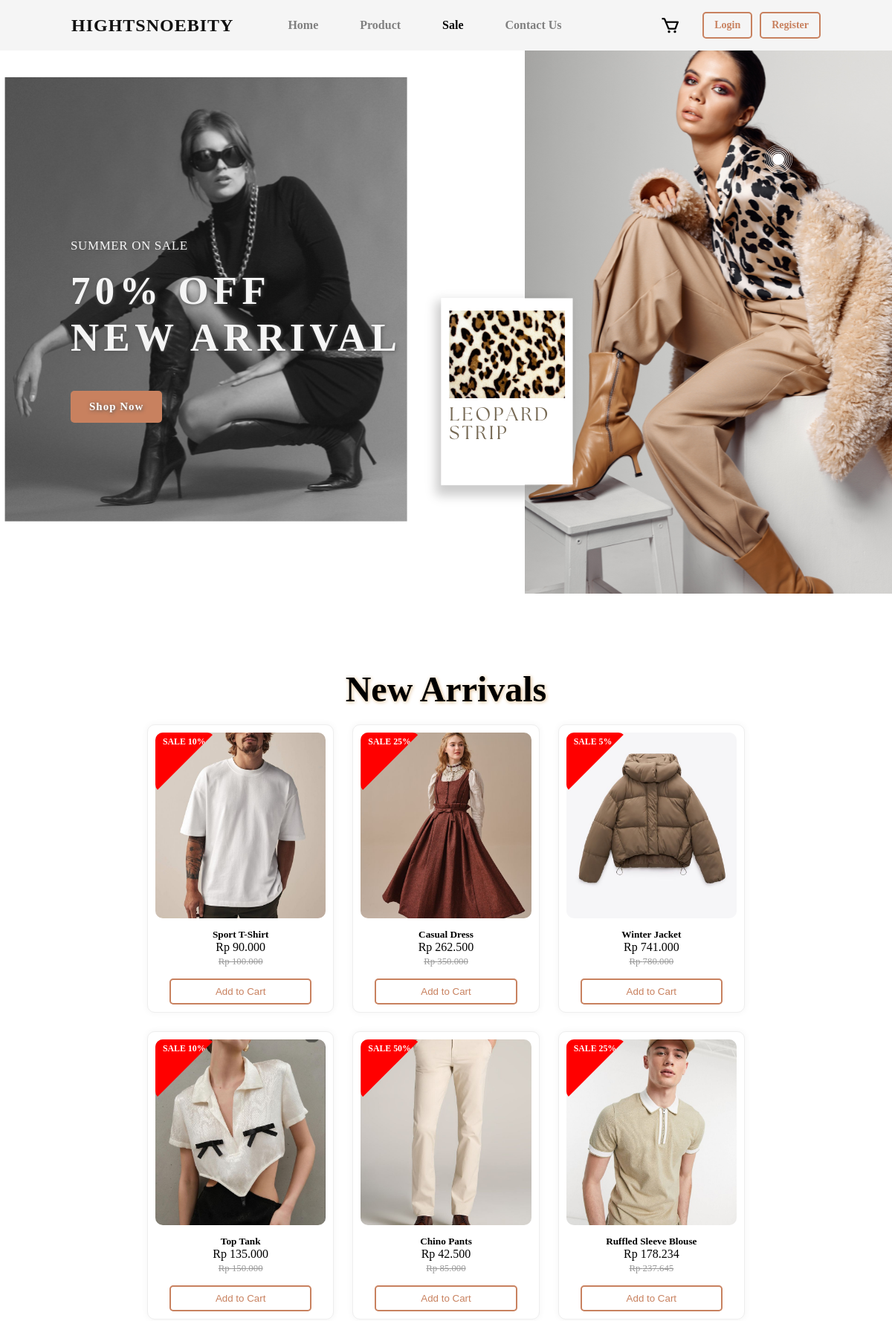
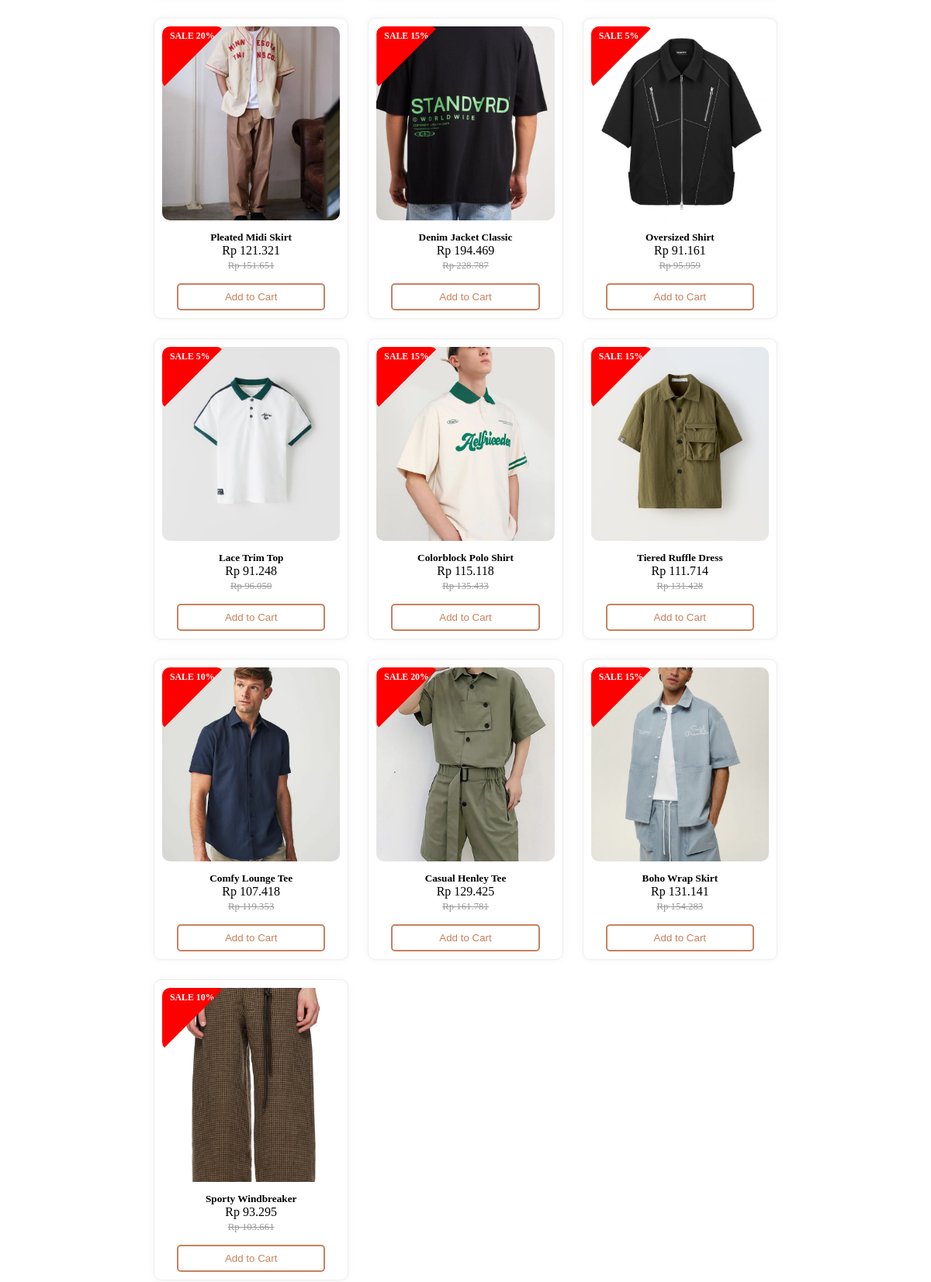
Page /sale.php (upper part) on the committed database (2 pictures, top to bottom).
### tables this page shows
CREATE TABLE `products` (
  `id` int(11) NOT NULL,
  `name` varchar(100) NOT NULL,
  `brand_id` int(11) DEFAULT NULL,
  `size` varchar(10) DEFAULT NULL,
  `gender` enum('MEN','GIRLY') NOT NULL,
  `discount_price` tinyint(3) UNSIGNED NOT NULL DEFAULT 0,
  `image_path` varchar(255) DEFAULT NULL,
  `description` text DEFAULT NULL,
  `stock` int(11) DEFAULT 0,
  `harga` decimal(10,2) NOT NULL DEFAULT 0.00
);

### sale.php (the view, shortened to what this page needs)
<?php
include 'config.php';
$page = isset($_GET['page']) ? (int)$_GET['page'] : 1;
$limit = 16;
$offset = ($page - 1) * $limit;
$sql = "SELECT name, image_path, harga, discount_price
        FROM products
        WHERE discount_price > 0
        LIMIT $limit OFFSET $offset";
$result = $conn->query($sql);
?>
<!DOCTYPE html>
<html lang="en">
 <head>
  <link href="css/FASHION.css" rel="stylesheet"/>
  <link rel="stylesheet" href="https://unpkg.com/boxicons@latest/css/boxicons.min.css">
</head>
<body>
  <?php include 'header.php'; ?>
  <section class="cta" style="background-image: url('images/views/background-sale.png');">
    <div class="cta-text">
      <h6>SUMMER ON SALE</h6>
      <h4>70% OFF <br> NEW ARRIVAL</h4>
      <a href="products.php" class="btn">Shop Now</a>
    </div>
  </section>
  <section class="New" id="New">
    <div class="center-text">
      <h2>New Arrivals</h2>
    </div>
    <section class="Product-content">
      <?php while ($row = $result->fetch_assoc()): ?>
          <?php
          $diskonPersen = (int)$row['discount_price'];
          $hargaAsli = (int)$row['harga'];
          $hargaDiskon = $hargaAsli;
          if ($diskonPersen > 0) {
              $hargaDiskon = $hargaAsli - ($hargaAsli * $diskonPersen / 100);
          }
          ?>
          <div class="product-card">
              <?php if ($diskonPersen > 0): ?>
                  <div class="sale-badge">SALE <?= $diskonPersen ?>%</div>
              <?php endif; ?>
              <img src="<?= htmlspecialchars($row['image_path']) ?>" alt="<?= htmlspecialchars($row['name']) ?>">
              <div class="fea-text">
                  <h5><?= htmlspecialchars($row['name']) ?></h5>
                  <p>
                      Rp <?= number_format($hargaDiskon, 0, ',', '.') ?><br>
                      <?php if ($diskonPersen > 0): ?>
                          <small class="harga-asli">Rp <?= number_format($hargaAsli, 0, ',', '.') ?></small>
                      <?php endif; ?>
                  </p>
              </div>
              <?php if (isset($_SESSION['user'])): ?>
                <form method="POST" action="add_to_cart.php">
                  <input type="hidden" name="product_name" value="<?= htmlspecialchars($row['name']) ?>">
                  <input type="hidden" name="product_price" value="<?= $hargaDiskon ?>">
                  <button type="submit" class="add-chart-btn">Add to Cart</button>
                </form>
              <?php else: ?>
                <button class="add-chart-btn" onclick="showLoginAlert()">Add to Cart</button>
              <?php endif; ?>
          </div>
      <?php endwhile; ?>
    </section>
  </section>
</body>
</html>

### css/FASHION.css (style rules this page uses)
* { padding: 0; margin: 0; box-sizing: border-box; list-style: none; text-decoration: none; scroll-behavior: smooth; }
:root { --background-color: #ffffff; --text-color: #111111; --main-color: #c8815f; --big-font: 4.5rem; --h2-font: 3.3rem; --h3-font: 2rem; --normal-font: 1rem; }
body { background: var(red); color: var(black); }
section { padding: 100px 14%; }
.btn { display: inline-block; padding: 13px 25px; background: var(--main-color); color: var(--background-color); font-size: 15px; letter-spacing: 1px; font-weight: 600; border-radius: 5px; transition: all .35s ease; animation: shake 3s infinite; }
.Product-content { display: grid; grid-template-columns: repeat(4, 1fr); gap: 20px; padding: 0 50px 50px 50px; }
.product-card { position: relative; background: #fff; border: 1px solid #eee; border-radius: 10px; overflow: hidden; box-shadow: 0 0 10px rgba(0,0,0,0.05); text-align: center; padding: 10px; transition: transform 0.3s; height: 100%; }
.product-card img { width: 100%; height: 250px; object-fit: cover; border-radius: 10px; }
.fea-text { padding: 10px; flex-grow: 1; }
.harga-asli { text-decoration: line-through; color: #999; font-size: 0.8em; margin-bottom: 5px; }
.add-chart-btn { background-color: transparent; border: 2px solid #c8815f; color: #c8815f; text-decoration: none; border-radius: 5px; padding: 8px 60px 8px 60px; cursor: pointer; transition: background-color 0.3s; margin-top: 5px; }
.sale-badge { position: absolute; background-color: red; color: white; padding: 5px 10px; font-size: 0.74em; font-weight: bold; clip-path: polygon(0 0, 100% 0, 0 100%); width: 80px; height: 80px; display: flex; align-items: baseline; border-radius: 10px; justify-content: flex-start; }
.center-text { text-align: center; color: black; margin-bottom: 20px; }
.center-text { text-shadow: 1px 1px 5px burlywood; font-size: var(--h3-font); }
.cta { padding-left: 95px; padding-bottom: 10px; text-shadow: 1px 1px 5px #555; height: 100vh; width: 100%; background-size: cover; background-position: center; display: flex; align-items: center; }
.cta-text h6 { color: whitesmoke; padding-bottom: 5px; font-size: 17px; font-weight: 500; letter-spacing: .6px; margin-bottom: 14px; }
.cta-text h4 { color: whitesmoke; padding-bottom: 10px; font-size: 3.3rem; line-height: 1.2; letter-spacing: .4rem; margin-bottom: 30px; }
@media (max-width: 1200px) { .Product-content { grid-template-columns: repeat(auto-fit, minmax(220px, 1fr)); gap: 25px; padding: 0 30px 60px 30px; } }

### rows in the picture
products: discount_price "10", image_path (picture), name "Sport T-Shirt", hargaDiskon "90.000", harga "100.000"
products: discount_price "25", image_path (picture), name "Casual Dress", hargaDiskon "262.500", harga "350.000"
products: discount_price "5", image_path (picture), name "Winter Jacket", hargaDiskon "741.000", harga "780.000"
products: discount_price "10", image_path (picture), name "Top Tank", hargaDiskon "135.000", harga "150.000"
products: discount_price "50", image_path (picture), name "Chino Pants", hargaDiskon "42.500", harga "85.000"
products: discount_price "25", image_path (picture), name "Ruffled Sleeve Blouse", hargaDiskon "178.234", harga "237.645"
products: discount_price "20", image_path (picture), name "Pleated Midi Skirt", hargaDiskon "121.321", harga "151.651"
products: discount_price "15", image_path (picture), name "Denim Jacket Classic", hargaDiskon "194.469", harga "228.787"
products: discount_price "5", image_path (picture), name "Oversized Shirt", hargaDiskon "91.161", harga "95.959"
products: discount_price "5", image_path (picture), name "Lace Trim Top", hargaDiskon "91.248", harga "96.050"
products: discount_price "15", image_path (picture), name "Colorblock Polo Shirt", hargaDiskon "115.118", harga "135.433"
products: discount_price "15", image_path (picture), name "Tiered Ruffle Dress", hargaDiskon "111.714", harga "131.428"
products: discount_price "10", image_path (picture), name "Comfy Lounge Tee", hargaDiskon "107.418", harga "119.353"
products: discount_price "20", image_path (picture), name "Casual Henley Tee", hargaDiskon "129.425", harga "161.781"
products: discount_price "15", image_path (picture), name "Boho Wrap Skirt", hargaDiskon "131.141", harga "154.283"
products: discount_price "10", image_path (picture), name "Sporty Windbreaker", hargaDiskon "93.295", harga "103.661"
